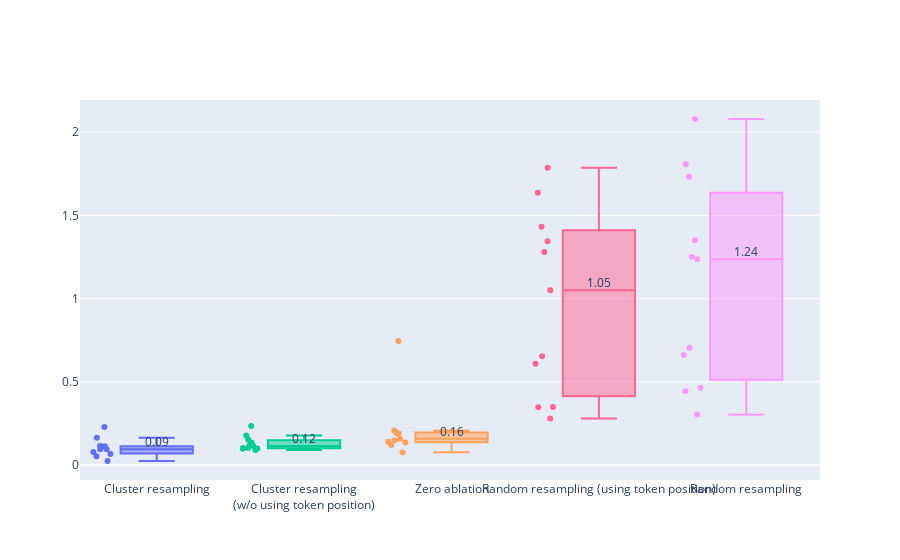

The notebook cell saved with this chart:
### Code cell
# Plot mean KLD

import plotly.graph_objects as go
import pandas as pd

# Create a DataFrame by concatenating the data from all strategies
df = pd.concat([profile["data"] for profile in strategies.values()])

# Create a violin plot for each strategy
fig = go.Figure()

for strategy in df["strategy"].unique():
    strategy_data = df[df["strategy"] == strategy]
    median_value = strategy_data["mean_kld"].median()
    fig.add_trace(go.Box(
        x=strategy_data["strategy"],
        y=strategy_data["mean_kld"],
        name=strategy,
        boxpoints="all"  # Show all points
    ))
    # Add a text annotation
    fig.add_trace(go.Scatter(
        x=[strategy],
        y=[median_value],
        mode="text",
        text=[f"{round(median_value, 2)}"],
        textposition="top center",
        showlegend=False
    ))

# Update layout
fig.update_layout(
    xaxis=dict(title="", tickangle=0),
    yaxis=dict(title=""),
    showlegend=False,
)

fig.show()

# Print means
for strategy in strategies.values():
    mean_kld = strategy["data"]["mean_kld"].mean()
    print(f"{strategy['name']}: {mean_kld:.4f}")

### Figure 1 — Plotly figure (JSON) as saved in the notebook; plotly's stock layout.template omitted (floating-point values rounded to 4 significant figures)
{"data": [{"boxpoints": "all", "name": "Cluster resampling", "type": "box", "x": ["Cluster resampling", "Cluster resampling", "Cluster resampling", "Cluster resampling", "Cluster resampling", "Cluster resampling", "Cluster resampling", "Cluster resampling", "Cluster resampling", "Cluster resampling", "Cluster resampling"], "y": [0.1635, 0.09453, 0.2291, 0.09456, 0.07862, 0.1098, 0.1128, 0.06688, 0.1139, 0.05286, 0.02436]}, {"mode": "text", "showlegend": false, "text": ["0.09"], "textposition": "top center", "type": "scatter", "x": ["Cluster resampling"], "y": [0.09456]}, {"boxpoints": "all", "name": "Cluster resampling<br>(w/o using token position)", "type": "box", "x": ["Cluster resampling<br>(w/o using token position)", "Cluster resampling<br>(w/o using token position)", "Cluster resampling<br>(w/o using token position)", "Cluster resampling<br>(w/o using token position)", "Cluster resampling<br>(w/o using token position)", "Cluster resampling<br>(w/o using token position)", "Cluster resampling<br>(w/o using token position)", "Cluster resampling<br>(w/o using token position)", "Cluster resampling<br>(w/o using token position)", "Cluster resampling<br>(w/o using token position)", "Cluster resampling<br>(w/o using token position)"], "y": [0.1533, 0.115, 0.2341, 0.09995, 0.1, 0.1336, 0.09119, 0.1771, 0.1193, 0.1017, 0.1042]}, {"mode": "text", "showlegend": false, "text": ["0.12"], "textposition": "top center", "type": "scatter", "x": ["Cluster resampling<br>(w/o using token position)"], "y": [0.115]}, {"boxpoints": "all", "name": "Zero ablation", "type": "box", "x": ["Zero ablation", "Zero ablation", "Zero ablation", "Zero ablation", "Zero ablation", "Zero ablation", "Zero ablation", "Zero ablation", "Zero ablation", "Zero ablation", "Zero ablation"], "y": [0.1498, 0.1401, 0.7461, 0.1204, 0.197, 0.1893, 0.2076, 0.1353, 0.1899, 0.1579, 0.07627]}, {"mode": "text", "showlegend": false, "text": ["0.16"], "textposition": "top center", "type": "scatter", "x": ["Zero ablation"], "y": [0.1579]}, {"boxpoints": "all", "name": "Random resampling (using token position)", "type": "box", "x": ["Random resampling (using token position)", "Random resampling (using token position)", "Random resampling (using token position)", "Random resampling (using token position)", "Random resampling (using token position)", "Random resampling (using token position)", "Random resampling (using token position)", "Random resampling (using token position)", "Random resampling (using token position)", "Random resampling (using token position)", "Random resampling (using token position)"], "y": [1.051, 1.433, 1.787, 0.3484, 1.637, 0.6539, 1.281, 0.2798, 1.345, 0.3478, 0.6081]}, {"mode": "text", "showlegend": false, "text": ["1.05"], "textposition": "top center", "type": "scatter", "x": ["Random resampling (using token position)"], "y": [1.051]}, {"boxpoints": "all", "name": "Random resampling", "type": "box", "x": ["Random resampling", "Random resampling", "Random resampling", "Random resampling", "Random resampling", "Random resampling", "Random resampling", "Random resampling", "Random resampling", "Random resampling", "Random resampling"], "y": [1.251, 1.732, 2.08, 0.4443, 1.808, 0.7046, 1.352, 0.3032, 1.236, 0.4638, 0.662]}, {"mode": "text", "showlegend": false, "text": ["1.24"], "textposition": "top center", "type": "scatter", "x": ["Random resampling"], "y": [1.236]}], "layout": {"showlegend": false, "xaxis": {"tickangle": 0, "title": {"text": ""}}, "yaxis": {"title": {"text": ""}}}}
